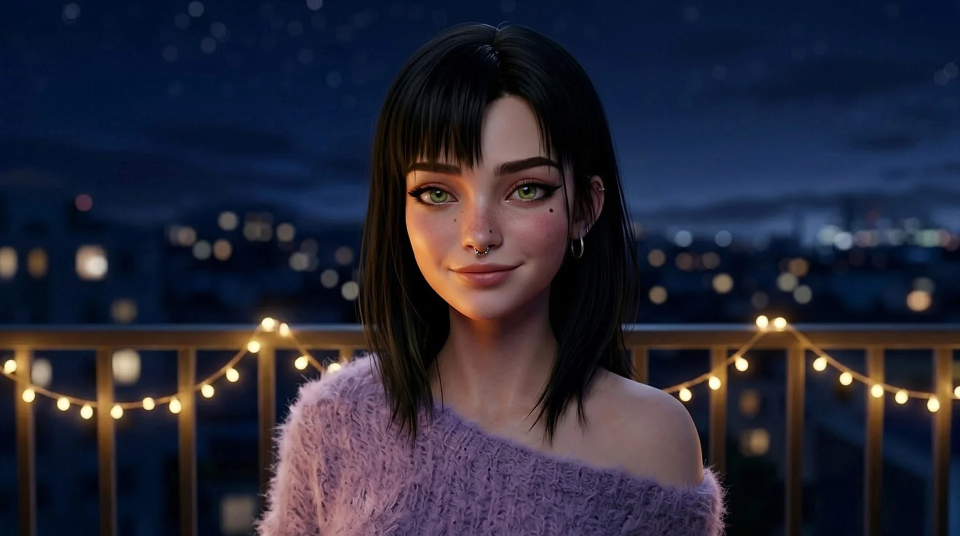
#> input picture spiel/dist/img/LNN2.webp, 1920 x 1072 px, found by its file name (shown at 1/2 size)
$ python v93_bilder.py
#> lines starting #> are read from the running program, lines starting #| are printed output that depends on the picture
### spiel/proc/varianten.py
import cv2, numpy as np, sys, json
from PIL import Image
B='/home/claude/game/'
# [4 lines left out: function lade, not called in this run]
def ausrichten(base, var):
    h,w=base.shape[:2]; s=960/w
    a=cv2.cvtColor(cv2.resize(base,None,fx=s,fy=s),cv2.COLOR_BGR2GRAY).astype(np.float32)
    b=cv2.cvtColor(cv2.resize(var,None,fx=s,fy=s),cv2.COLOR_BGR2GRAY).astype(np.float32)
    M=np.eye(2,3,dtype=np.float32)
    try:
        _,M=cv2.findTransformECC(a,b,M,cv2.MOTION_AFFINE,(cv2.TERM_CRITERIA_EPS|cv2.TERM_CRITERIA_COUNT,200,1e-5),None,5)
    except cv2.error: pass
    M2=M.copy(); M2[:,2]/=s
    return cv2.warpAffine(var,M2,(w,h),flags=cv2.INTER_LANCZOS4+cv2.WARP_INVERSE_MAP,borderMode=cv2.BORDER_REPLICATE), M
# [23 lines left out: functions maske, speichere_overlay, not called in this run]

### spiel/proc/v93_bilder.py
# V9.3 (Patrick 27.11. nachts): Gemini-Bilder Block A (Lynn nah: lächelt/traurig/ernst), Block B (Lynn mit Becher: lächelt + Augen zu), Block C (Lenas Story ohne Lynn). Wiederholbar.
import cv2, numpy as np, sys
from PIL import Image, ImageFilter
sys.path.insert(0, '/home/claude/game/proc')
from varianten import ausrichten
U = '/home/user/du-verpasst-was/quellen/uploads/v89/patrick_27-11/'; O = '/home/claude/game/dist/img/'
def fertig(im, W, H, schaerfe=45):
    im = cv2.resize(im, (W, H), interpolation=cv2.INTER_LANCZOS4)
    p = Image.fromarray(cv2.cvtColor(im, cv2.COLOR_BGR2RGB)).filter(ImageFilter.UnsharpMask(1.2, schaerfe, 2))
    return cv2.cvtColor(np.asarray(p), cv2.COLOR_RGB2BGR)
def webp(code, im): Image.fromarray(cv2.cvtColor(im, cv2.COLOR_BGR2RGB)).save(O + code + '.webp', 'WEBP', quality=86, method=6); print('ok', code)
# Lynn nah: alle drei auf LNN2 (N14c) ausrichten – Patricks LNS war etwas näher dran als LNSt/LNSe
ref = cv2.imread(O + 'LNN2.webp'); H_, W_ = ref.shape[:2]
#> further down, ref is the input picture: shape (1072, 1920, 3); mean B, G, R 55.2, 40.1, 40.3
#> after `H_, W_ = ref.shape[:2]`: H_ = 1072; W_ = 1920
# V9.3b: LNSe aus Patricks zweitem Bild (LNSe2, richtige Größe)
for c, q in [('LNS', 'LNS'), ('LNSt', 'LNSt'), ('LNSe', 'LNSe2'), ('LNA3', 'LNA3'), ('LNA4', 'LNA4')]:
    v2, M = ausrichten(ref, fertig(cv2.imread(U + q + '.jpg'), W_, H_)); print(c, np.round(M, 3).tolist()); webp(c, v2)
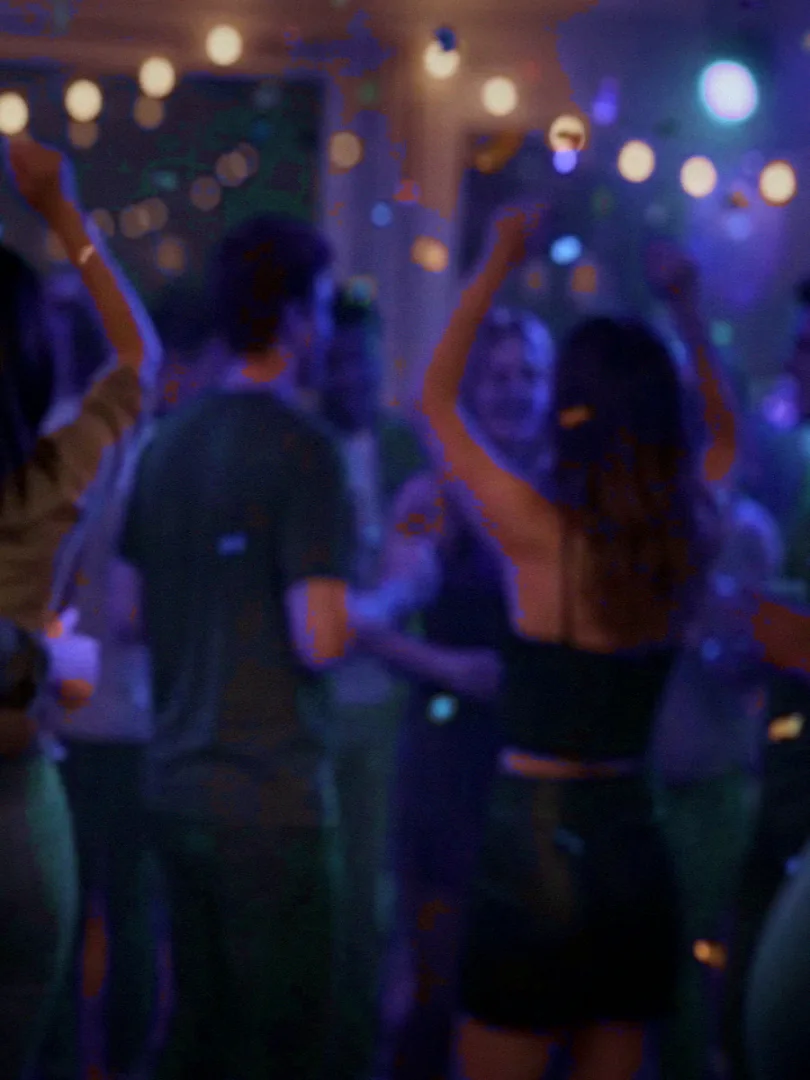
#> input picture spiel/dist/img/APS.webp, 810 x 1080 px, given in place of LNS.jpg, which was not available
#> in fertig, `im = cv2.resize(im, (W, H), interpolation=cv2.INTER_LANCZOS4)`:
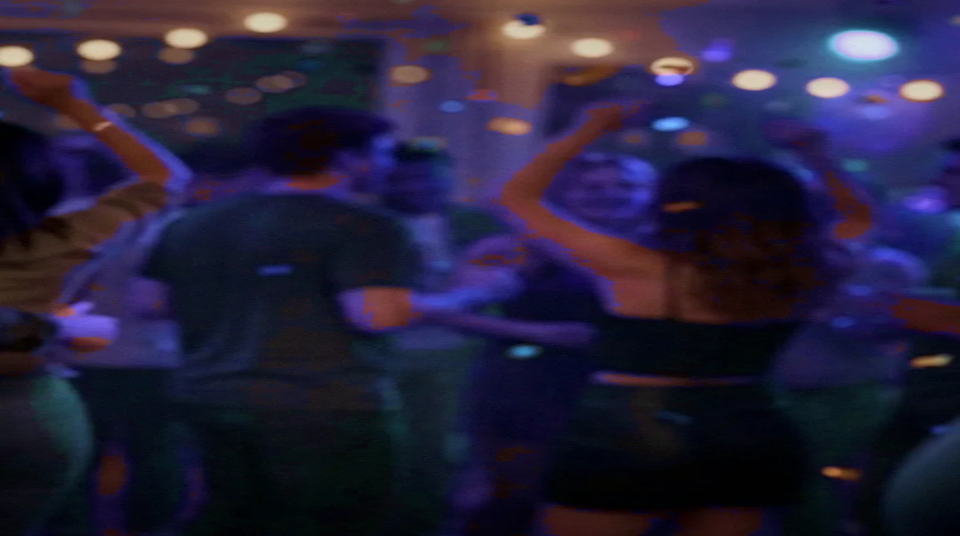
#> im: shape (1072, 1920, 3) (shown at 1/2 size); mean B, G, R 58.7, 32.5, 37.9
#> in fertig, `return cv2.cvtColor(np.asarray(p), cv2.COLOR_RGB2BGR)`:
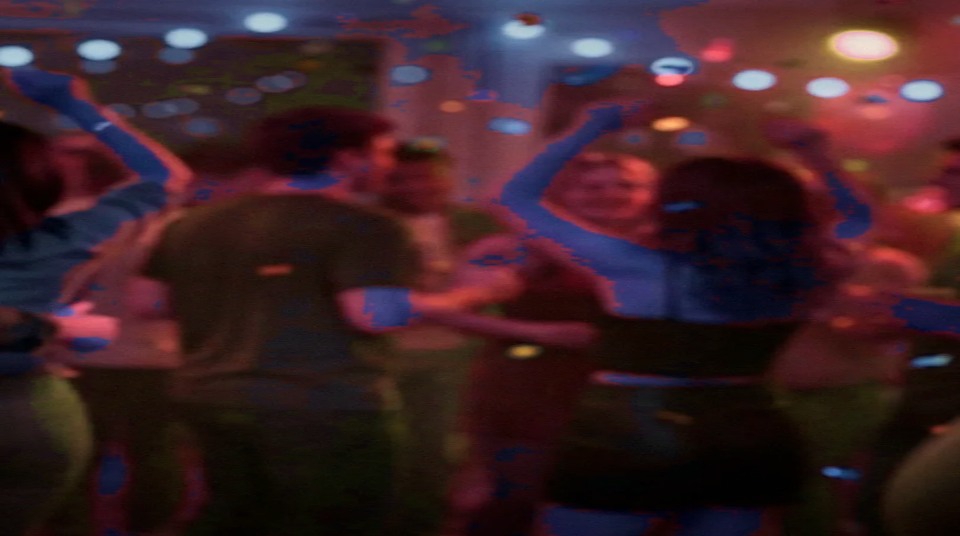
#> returned value: shape (1072, 1920, 3) (shown at 1/2 size); mean R, G, B 58.6, 32.5, 37.9
#> in ausrichten, `h, w = base.shape[:2]`: h = 1072; w = 1920
#> in ausrichten, `s = 960 / w`: s = 0.5
#> in ausrichten, `a=cv2.cvtColor(cv2.resize(base,None,fx=s,fy=s),cv2.COLOR_BGR2GRAY).ast..`:
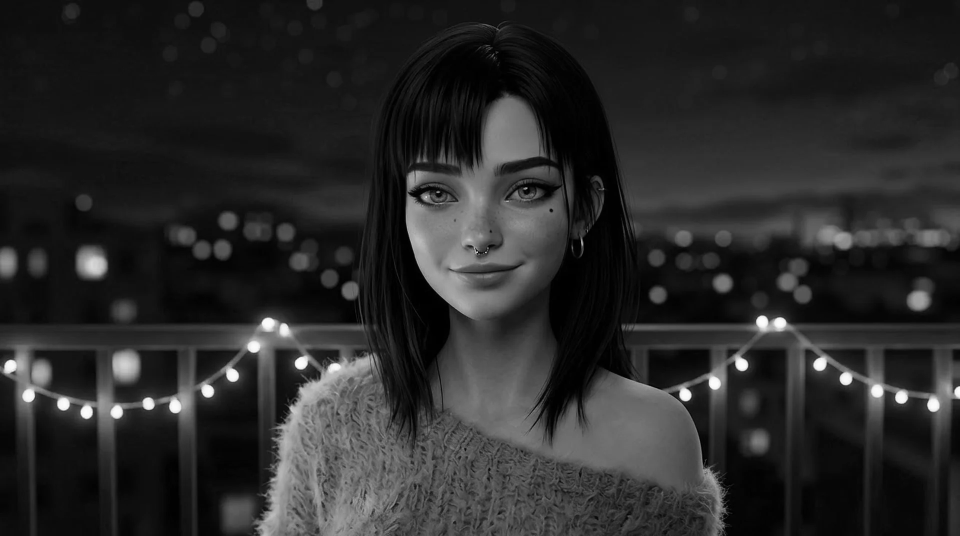
#> a: shape (536, 960) float32; min 0, max 252, mean 41.9
#> in ausrichten, `b=cv2.cvtColor(cv2.resize(var,None,fx=s,fy=s),cv2.COLOR_BGR2GRAY).asty..`:
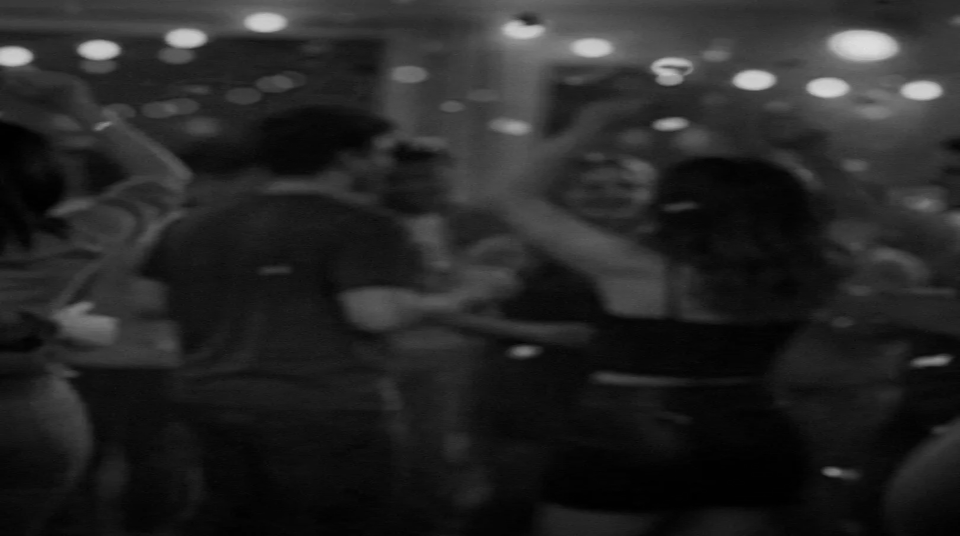
#> b: shape (536, 960) float32; min 0, max 227, mean 37.2
#> after `v2, M = ausrichten(ref, fertig(cv2.imread(U + q + '.jpg'), W_, H_))`: M = [[1, 0, 0], [0, 1, 0]]
#| LNS [[1.0, 0.0, 0.0], [0.0, 1.0, 0.0]]
#| ok LNS
#> pass 2 of the loop `for c, q in [('LNS', 'LNS'), ('LNSt', 'LNSt'), ('LNSe', 'LNSe2'), ('LN..`:
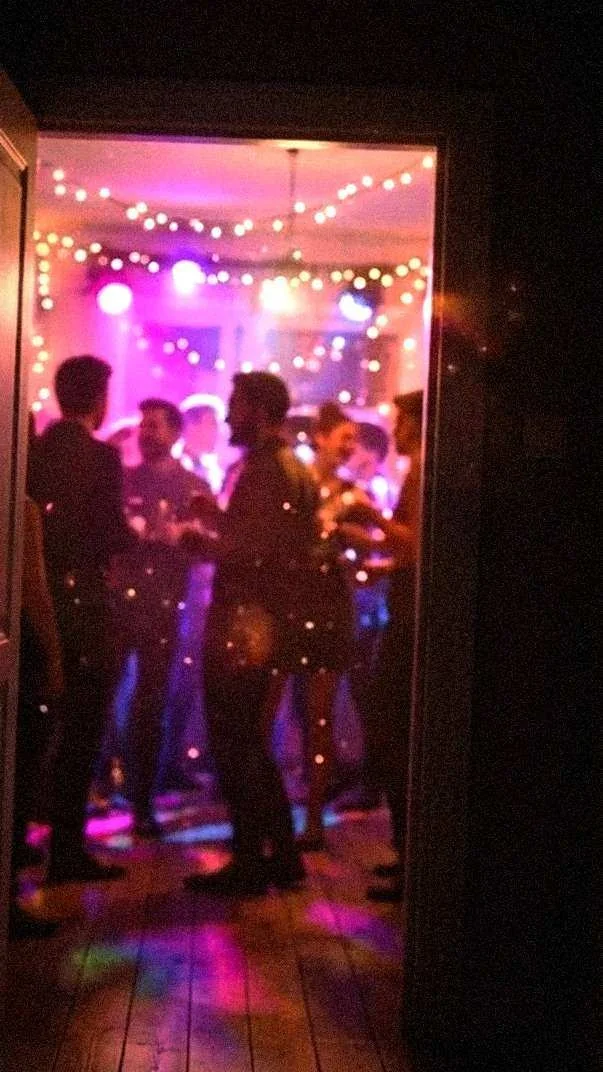
#> input picture spiel/dist/img/BAD_POST.webp, 603 x 1072 px, given in place of LNSt.jpg, which was not available
#> in fertig (call 2), `return cv2.cvtColor(np.asarray(p), cv2.COLOR_RGB2BGR)`:
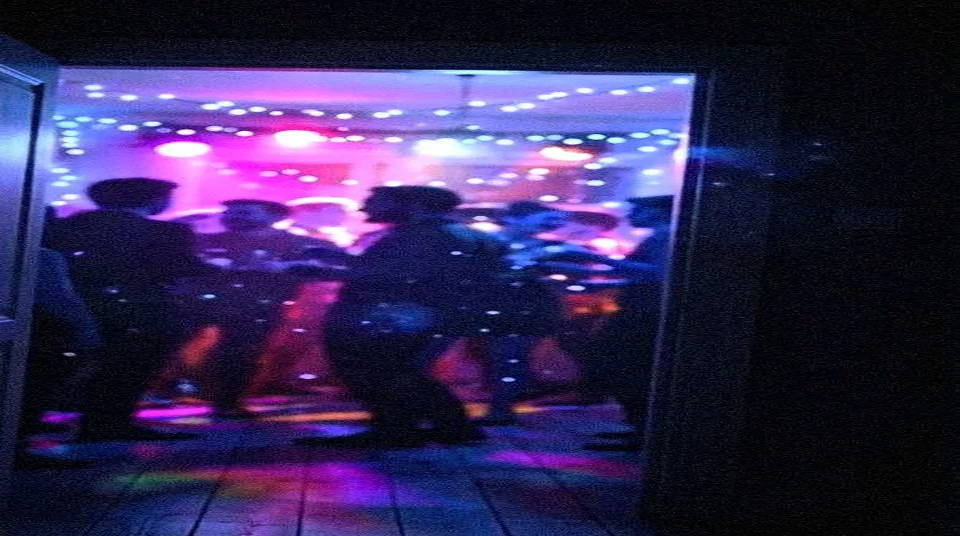
#> returned value: shape (1072, 1920, 3) (shown at 1/2 size); mean R, G, B 50.8, 39.8, 84.6
#> in ausrichten (call 2), `b=cv2.cvtColor(cv2.resize(var,None,fx=s,fy=s),cv2.COLOR_BGR2GRAY).asty..`:
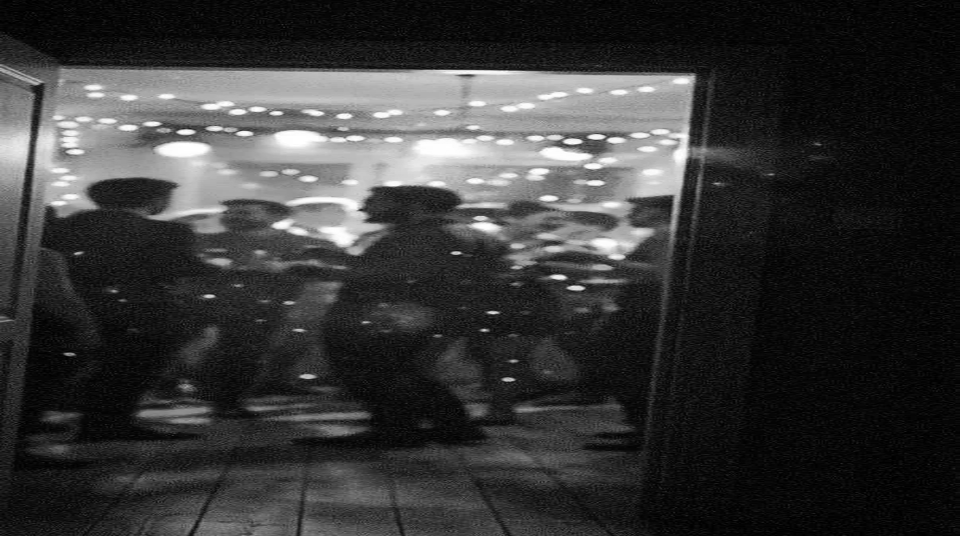
#> b: shape (536, 960) float32; min 0, max 255, mean 54.6
#| LNSt [[1.0, 0.0, 0.0], [0.0, 1.0, 0.0]]
#| ok LNSt
#> (the run stopped early here; a loop or call above may not have finished)
